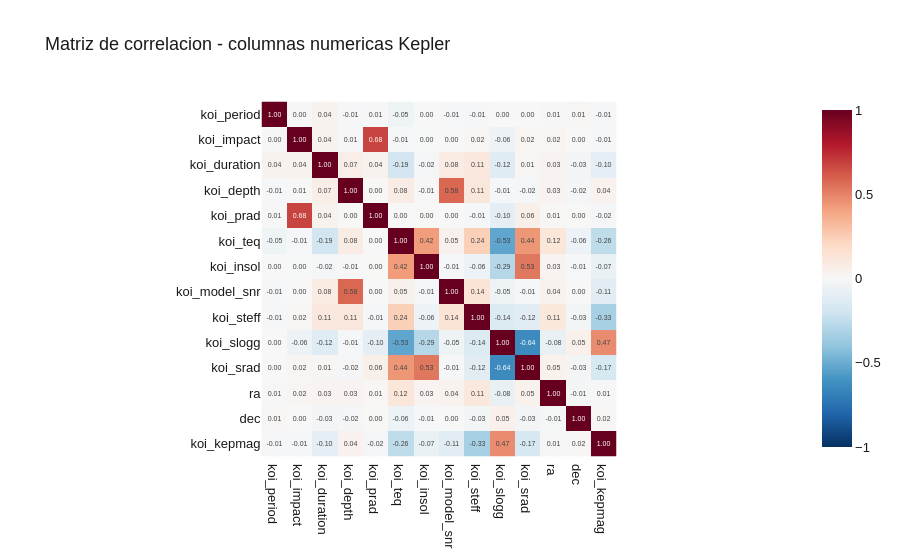

Notebook code for this chart:
### Code cell
fig = px.imshow(
    correlacion_kepler,
    text_auto=".2f",
    color_continuous_scale="RdBu_r",
    zmin=-1,
    zmax=1,
    title="Matriz de correlacion - columnas numericas Kepler",
    template=PLOTLY_TEMPLATE,
)
fig.update_layout(font=PLOTLY_FONT)
fig.show()

### Figure 1 — Plotly figure (JSON) as saved in the notebook; plotly's stock layout.template omitted (floating-point values rounded to 4 significant figures; data arrays with more than 128 entries replaced by an {"elided": "..."} marker saying what was removed)
{"data": [{"coloraxis": "coloraxis", "hovertemplate": "x: %{x}<br>y: %{y}<br>color: %{z}<extra></extra>", "name": "0", "texttemplate": "%{z:.2f}", "type": "heatmap", "x": ["koi_period", "koi_impact", "koi_duration", "koi_depth", "koi_prad", "koi_teq", "koi_insol", "koi_model_snr", "koi_steff", "koi_slogg", "koi_srad", "ra", "dec", "koi_kepmag"], "xaxis": "x", "y": ["koi_period", "koi_impact", "koi_duration", "koi_depth", "koi_prad", "koi_teq", "koi_insol", "koi_model_snr", "koi_steff", "koi_slogg", "koi_srad", "ra", "dec", "koi_kepmag"], "yaxis": "y", "z": {"elided": "14x14 float values"}}], "layout": {"coloraxis": {"cmax": 1, "cmin": -1, "colorscale": [[0, "rgb(5,48,97)"], [0.1, "rgb(33,102,172)"], [0.2, "rgb(67,147,195)"], [0.3, "rgb(146,197,222)"], [0.4, "rgb(209,229,240)"], [0.5, "rgb(247,247,247)"], [0.6, "rgb(253,219,199)"], [0.7, "rgb(244,165,130)"], [0.8, "rgb(214,96,77)"], [0.9, "rgb(178,24,43)"], [1, "rgb(103,0,31)"]]}, "font": {"color": "#1A1A1A", "family": "Helvetica, Arial, sans-serif", "size": 13}, "title": {"text": "Matriz de correlacion - columnas numericas Kepler"}, "xaxis": {"anchor": "y", "constrain": "domain", "domain": [0, 1], "scaleanchor": "y"}, "yaxis": {"anchor": "x", "autorange": "reversed", "constrain": "domain", "domain": [0, 1]}}}
